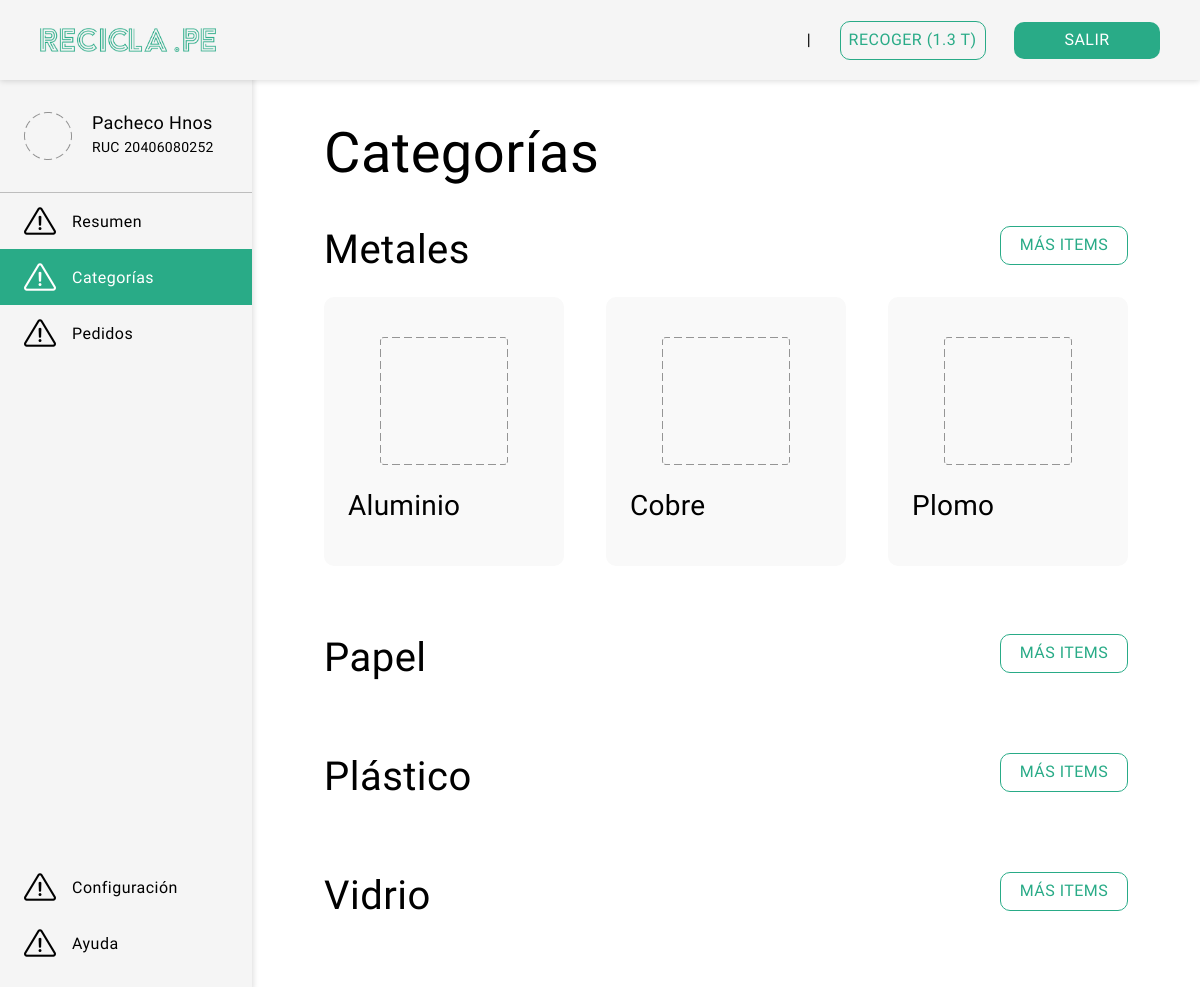
The page /-/home-categorias.php on the database its author committed.
### tables this page shows
CREATE TABLE `categorias` (
	`id` 					INT 					NOT NULL AUTO_INCREMENT,
	`nombre` 			VARCHAR(100) 	NOT NULL,
	`icono` 			VARCHAR(100) 	NOT NULL,
	`descripcion` VARCHAR(300) 	NULL DEFAULT NULL,

	PRIMARY KEY (`id`)
)

COLLATE = 'latin1_swedish_ci';

CREATE TABLE `item` (
	`id` 			INT NOT NULL AUTO_INCREMENT,
	`nombre` 		VARCHAR(100) NOT NULL,
	`descripcion` 	VARCHAR(100) NULL DEFAULT NULL,
	`precio` 		FLOAT NOT NULL,
	`icono` 		VARCHAR(100) NULL DEFAULT NULL,
	`categoria` 	INT NOT NULL,

	PRIMARY KEY (`id`),

	KEY `FK_Item_CategoriaID` (`categoria`),
	CONSTRAINT `FK_Item_CategoriaID` FOREIGN KEY (`categoria`) REFERENCES `categorias` (`id`)
)

COLLATE='latin1_swedish_ci';

### -/home-categorias.php (the view, shortened to what this page needs)
<!DOCTYPE html>
<html lang="es">
<head>
    <link rel="stylesheet" href="css/estilos-internos.css">
</head>
<body>
<?php
    require 'config.php';
    $consulta_categorias = "SELECT id,nombre,descripcion FROM categorias ORDER BY nombre";
    $consulta_items = "SELECT i.id, i.nombre, i.descripcion, i.icono, c.id, i.precio
        FROM item AS i
        INNER JOIN categorias AS c ON i.categoria = c.id
        ORDER BY nombre";
    ?>
    <header>
        <div class="container">
            <div class="logo">
                <a href="#"><img src="img/logo.png" alt="Logo"></a>
            </div>
            <div class="opciones">
                <nav>
                    <ul>|
                        <li><a class="btn secondary" href="#">recoger (1.3 T)</a></li>
                        <li><a class="btn primary" href="login.html">salir</a></li>
                    </ul>
                </nav>
            </div>
        </div>
    </header>
    <section class="menu-lateral">
        <div class="container">
            <div class="empresa">
                <a href="home-cuenta.html">
                    <div class="contenido-empresa">
                        <div class="logo-empresa">
                            <img src="img/Ellipse.png" alt="Logo de empresa">
                        </div>
                        <div class="datos-min-empresa">
                            <h4>Pacheco Hnos</h4>
                            <h5>RUC</h5>
                            <h5>20406080252</h5>
                        </div>
                    </div>
                </a>
            </div>
            <div class="secciones">
                <div class="principales">
                    <nav>
                        <ul>
                            <li>
                                <a href="#">
                                    <div class="icono">
                                        <img src="img/danger.png" alt="Icono de seccion">
                                    </div>
                                    Resumen
                                </a>
                            </li>
                            <li class="active">
                                <a href="#">
                                    <div class="icono">
                                        <img src="img/danger-active.png" alt="Icono de seccion">
                                    </div>
                                    Categorías
                                </a>
                            </li>
                            <li>
                                <a href="#">
                                    <div class="icono">
                                        <img src="img/danger.png" alt="Icono de seccion">
                                    </div>
                                    Pedidos
                                </a>
                            </li>
                        </ul>
                    </nav>
                </div>
                <div class="secundarias">
                    <nav>
                        <ul>
                            <li>
                                <a href="#">
                                    <div class="icono">
                                        <img src="img/danger.png" alt="Icono de seccion">
                                    </div>
                                    Configuración
                                </a>
                            </li>
                            <li class="ayuda">
                                <a href="#">
                                    <div class="icono">
                                        <img src="img/danger.png" alt="Icono de seccion">
                                    </div>
                                    Ayuda
                                </a>
                            </li>
                        </ul>
                    </nav>
                </div>
            </div>
        </div>
    </section>
    <section class="contenido-seccion">
        <div class="container">
            <h1 class="nombre-seccion">Categorías</h1>
            <?php
            if ( $resultado_categorias = $mysqli->query($consulta_categorias) ) {
                while ( $categoria = $resultado_categorias->fetch_row() ) {
                    echo '<div class="categorias">
                            <h2>'.$categoria[1].'</h2>
                            <a href="#" class="btn secondary">Más items</a>
                            <div class="contenedor-items">';
                            if ( $resultado_items = $mysqli->query($consulta_items)) {
                                while ( $item = $resultado_items->fetch_row() ) {
                                    if ( $item[4] == $categoria[0] ) {
                                        echo '<div class="category-item">
                                            <div class="img-category-item">
                                                <img src="img/category-item.png" alt="Imagen de sub-categoría">
                                            </div>
                                            <h3>'.$item[1].'</h3>
                                          </div>';
                                    }
                                }
                            };
                            echo '</div>
                        </div>';
                }
            }
            ?>
        </div>
    </section>
</body>
</html>

### -/css/estilos-internos.css (style rules this page uses)
* { margin: 0; padding: 0; -webkit-box-sizing: border-box; -moz-box-sizing: border-box; box-sizing: border-box; }
body { font-family: "Sarabun", sans-serif; font-size: 16px; font-style: normal; letter-spacing: 0.03em; background: white; }
header { position: fixed; left: 0; top: 0; width: 100%; height: 80px; background: #f5f5f5; box-shadow: 0px 1px 6px rgba(0, 0, 0, 0.15); z-index: 1000; }
header .container { padding: 0 40px; height: 100%; display: flex; justify-content: space-between; align-items: center; }
.logo { width: 176px; }
.logo img { width: 100%; vertical-align: top; }
.opciones nav ul { list-style: none; }
.opciones nav ul li { display: inline-block; margin-left: 24px; }
.opciones nav ul a { width: 146px; }
h2 { font-size: 40px; font-weight: normal; }
h3 { font-size: 28px; letter-spacing: 0.01em; font-weight: 500; }
h4 { font-size: 18px; font-weight: 500; letter-spacing: 0.02em; }
h5 { font-size: 14px; font-weight: normal; letter-spacing: 0.02em; }
.menu-lateral { position: fixed; display: flex; flex-direction: column; width: 21%; height: 100%; background: #f5f5f5; box-shadow: 1px 0px 6px rgba(0, 0, 0, 0.15); }
.menu-lateral .container { margin-top: 80px; padding-bottom: 20px; display: flex; flex-direction: column; flex: auto; }
.empresa { border-bottom: 1px solid #BDBDBD; }
.empresa a { text-decoration: none; color: black; }
.contenido-empresa { height: 112px; padding: 0 24px; display: flex; align-items: center; }
.logo-empresa { margin-right: 20px; width: 48px; height: 48px; }
.datos-min-empresa { height: 48px; }
.datos-min-empresa h4 { margin-bottom: 4px; }
.datos-min-empresa h5 { display: inline-block; }
.logo-empresa img { width: 100%; }
.secciones { display: flex; flex-direction: column; justify-content: space-between; flex: auto; }
.secciones nav ul { list-style: none; }
.secciones nav ul li { display: inline-block; width: 100%; }
.secciones nav ul .ayuda { padding-bottom: 0; }
.icono { width: 32px; height: 32px; margin: 0; display: inline-block; margin-right: 16px; }
.secciones nav ul li a { display: flex; align-items: center; text-decoration: none; color: black; padding: 12px 24px; }
.secciones nav ul .active a { color: white; }
.contenido-seccion { position: absolute; width: 79%; margin-top: 80px; margin-left: 21%; }
.contenido-seccion .container { padding: 40px 72px 0 72px; width: 100%; }
.nombre-seccion { font-weight: 500; font-size: 56px; margin-bottom: 40px; }
.categorias { margin-bottom: 48px; }
.categorias h2 { margin-bottom: 24px; display: inline-block; }
.categorias a { width: 128px; float: right; }
.contenedor-items { display: flex; flex-wrap: wrap; justify-content: space-between; }
.category-item { background: #f9f9f9; width: 240px; padding: 40px 24px 0 24px; border-radius: 10px; margin-bottom: 20px; }
.img-category-item { margin: 0 auto; width: 128px; }
.img-category-item img { width: 100%; vertical-align: top; margin-bottom: 24px; }
.category-item h3 { display: inline-block; margin-bottom: 44px; }
.btn { display: inline-block; text-align: center; text-transform: uppercase; text-decoration: none; font-style: normal; border: none; border-radius: 10px; padding: 8px 8px 10px 8px; letter-spacing: 0.03em; cursor: pointer; }
.primary { background: #29AB87; color: white; }
.secondary { background: transparent; color: #29AB87; border: 1.2px solid #29AB87; }
.active { background: #29AB87; border-bottom: none; }
.active a { color: white; }

### rows shown on the page
categorias: nombre "Metales"
item: nombre "Aluminio"
item: nombre "Cobre"
item: nombre "Plomo"
categorias: nombre "Papel"
categorias: nombre "Plástico"
categorias: nombre "Vidrio"
